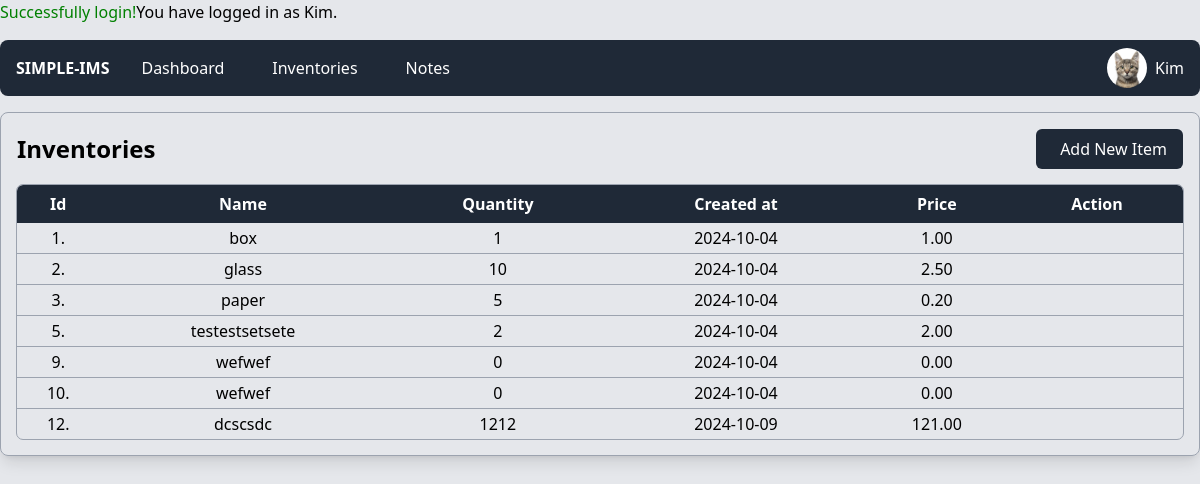
The page /inventories.php?success=5 (signed in) on the database its author committed.
### tables this page shows
CREATE TABLE `users` (
  `id` int(11) NOT NULL,
  `profile` varchar(255) NOT NULL,
  `name` varchar(255) NOT NULL,
  `email` varchar(255) NOT NULL,
  `role` varchar(255) NOT NULL,
  `password` varchar(255) NOT NULL
);

CREATE TABLE `inventories` (
  `id` int(255) NOT NULL,
  `name` varchar(255) NOT NULL,
  `quantity` int(255) NOT NULL,
  `created_at` date NOT NULL,
  `price` decimal(65,2) NOT NULL,
  `test` varchar(255) NOT NULL,
  `test4` varchar(255) NOT NULL
);

### inventories.php (the view, shortened to what this page needs)
<?php
include '_header.php';
$query = "SELECT * FROM inventories";
$result = mysqli_query($connect, $query);
echo '<main class="m-auto mt-4 max-w-7xl">';
    echo '<div class="p-4 shadow-lg border border-gray-400 rounded-lg">';
        if(isset($_SESSION['user']) && $_SESSION['user']!=''){
            echo '<div class="flex justify-between mb-4">
                <div>
                    <div class="font-bold text-2xl py-1">
                        Inventories
                    </div>
                </div>
                <div>
                    <a href="?modal=create" class="block p-2 px-4 rounded-md bg-gray-800 text-white"><i class="ti ti-plus mr-2"></i>Add New Item</a>
                </div>
            </div>';
            echo '<table class="w-full table-auto text-center grid-gap-2 outline outline-1 outline-gray-400 overflow-hidden rounded-md">';
            echo '<tr class="bg-gray-800 text-white">
                    <th class="p-2">Id</th>
                    <th class="p-2">Name</th>
                    <th class="p-2">Quantity</th>
                    <th class="p-2">Created at</th>
                    <th class="p-2">Price</th>';
            if($_SESSION['user']['role']=='admin'){
                echo '<th class="p-2">Action</th>';
            }
            echo    '</tr>';
            foreach($result as $row){
                echo '<tr class="border-b border-gray-400 last:border-none">';
                    echo '<td class="p-1">'.$row['id'].'.</td>';
                    echo '<td class="p-1">'.$row['name'].'</td>';
                    echo '<td class="p-1">'.$row['quantity'].'</td>';
                    echo '<td class="p-1">'.$row['created_at'].'</td>';
                    echo '<td class="p-1">'.$row['price'].'</td>';
                    if($_SESSION['user']['role']=='admin'){
                        echo '<td class="p-1">
                            <a href="?modal=edit&id='.$row['id'].'" class="text-blue-400"><i class="ti ti-edit"></i></a>
                            <a href="?modal=delete&id='.$row['id'].'" class="text-red-400"><i class="ti ti-trash"></i></a>
                        </td>';
                    }
                echo '</tr>';
            }
        echo '</table>';
        }else{
            echo 'You cant view this content.';
        }
    echo '</div>';
echo '</main>';
include '_footer.php';
?>

### _header.php (shortened to what this page needs)
<?php
    include 'action/database.php';
    include 'response.php';
    include 'middleware/auth.php';
?>
<!DOCTYPE html>
<html lang="en">
<head>
    <script src="https://cdn.tailwindcss.com"></script>
    <link rel="stylesheet" href="https://cdn.jsdelivr.net/npm/@tabler/icons-webfont@latest/dist/tabler-icons.min.css" />
</head>
<body class="bg-gray-200">
<div class="max-w-7xl m-auto bg-gray-800 text-white flex justify-between rounded-lg p-2 mt-4">
    <div class="flex">
        <div>
            <div class="font-bold p-2">
                SIMPLE-IMS
            </div>
        </div>
        <div class="hidden md:flex gap-2">
            <a href="index.php" class="p-2 px-4 rounded-md duration-300 hover:bg-sky-400">
                <i class="ti ti-dashboard mr-2"></i>Dashboard
            </a>
            <a href="inventories.php" class="p-2 px-4 rounded-md duration-300 hover:bg-sky-400">
                <i class="ti ti-building-warehouse mr-2"></i>Inventories
            </a>
            <a href="notes.php" class="p-2 px-4 rounded-md duration-300 hover:bg-sky-400">
                <i class="ti ti-note mr-2"></i>Notes
            </a>
        </div>
    </div>
    <div class="flex">
        <?php
            if(isset($_SESSION['user']) && $_SESSION['user']!=''){
                $id = $_SESSION['user']['id'];
                $query = "SELECT profile FROM users WHERE id='$id'";
                $result = mysqli_query($connect, $query);
                $row = mysqli_fetch_assoc($result);
                echo '<a href="profile.php" class="rounded-md duration-300 hover:bg-sky-400 flex">
                        <span><img src="'.$row['profile'].'" class="h-[40px] rounded-full"/></span>
                        <span class="m-2">'.$_SESSION['user']['name'].'</span>
                    </a>';
            }else{
                echo '<a href="login.php" class="p-2 px-4 rounded-md duration-300 hover:bg-sky-400">Login</a>';
            }
        ?>
    </div>
</div>

### rows shown on the page
users: profile (picture)
inventories: id "1", name "box", quantity "1", created_at "2024-10-04", price "1.00"
inventories: id "2", name "glass", quantity "10", created_at "2024-10-04", price "2.50"
inventories: id "3", name "paper", quantity "5", created_at "2024-10-04", price "0.20"
inventories: id "5", name "testestsetsete", quantity "2", created_at "2024-10-04", price "2.00"
inventories: id "9", name "wefwef", quantity "0", created_at "2024-10-04", price "0.00"
inventories: id "10", name "wefwef", quantity "0", created_at "2024-10-04", price "0.00"
inventories: id "12", name "dcscsdc", quantity "1212", created_at "2024-10-09", price "121.00"

### other values the page prints
$message "Successfully login!"
$_SESSION['user']['name'] "Kim"
